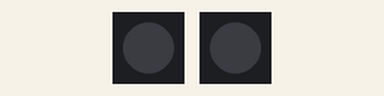
This program was run on a simulated MicroPython board. On the bench: 2 × 1 RGB LEDs in strip order, left to right. Dim RGB values are drawn brighter than linear.

Above: at 0.15 s.
At 10.43 s:
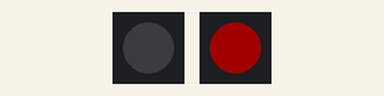
At 19.8 s:
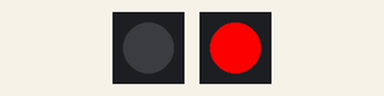
At 39.75 s:
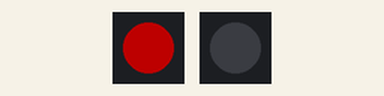
Timing chart, 0 to 40.0 s (numbered marks = the images above):
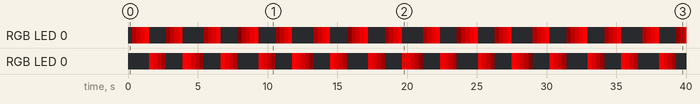

The program:

rgb_led_passing.py
```python
# Imports
import time
from machine import Pin
from neopixel import NeoPixel

# Define the RGB LEDs
GRBled1 = NeoPixel(Pin(2), 1)
GRBled2 = NeoPixel(Pin(5), 1)

while True:

    # First LED fades in
    for i in range(255):

        GRBled1.fill((i,0,0))

        GRBled1.write()

        time.sleep(0.005)

    #Turn off the first LED
    GRBled1.fill((0,0,0)) # All zero = no light!
    GRBled1.write()

    # Second LED fades out (using reversed)
    for i in reversed (range(255)):

        GRBled2.fill((i,0,0))

        GRBled2.write()

        time.sleep(0.005)
```

Measured:
- by itself, RGB LED 0: off → RGB(214, 0, 0) at 1.5 s, → RGB(155, 0, 0) 0.30 s later, → RGB(96, 0, 0) 0.30 s later, → RGB(37, 0, 0) 0.30 s later, … (79 changes in this stretch)
- by itself, RGB LED 0: off → RGB(59, 0, 0) at 0.30 s, → RGB(118, 0, 0) 0.30 s later, → RGB(177, 0, 0) 0.30 s later, → RGB(236, 0, 0) 0.30 s later, … (82 changes in this stretch)
